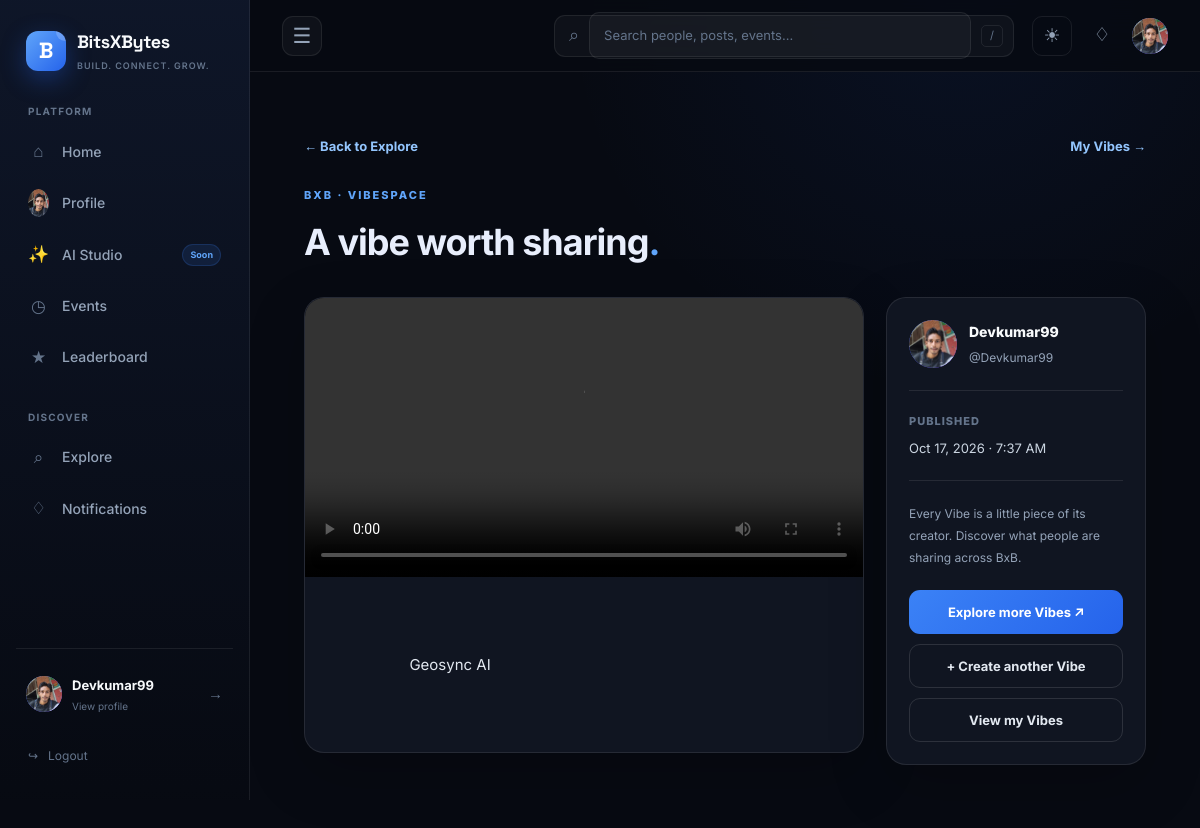
The app's page /vibespace/3/ (signed in) with its own data.
### users/models.py (models this page shows, shortened)
class User(AbstractUser):
    email = models.EmailField(unique=True)

### profiles/models.py (models this page shows, shortened)
class Profile(models.Model):
    user = models.OneToOneField(
        settings.AUTH_USER_MODEL,
        on_delete=models.CASCADE,
        related_name='profile'
    )
    avatar = models.ImageField(
        upload_to='avatars/',
        blank=True,
        null=True
    )
    bio = models.TextField(
        max_length=500,
        blank=True
    )
    college = models.CharField(
        max_length=150,
        blank=True
    )
    course = models.CharField(
        max_length=100,
        blank=True
    )
    year = models.PositiveSmallIntegerField(
        blank=True,
        null=True
    )
    skills = models.CharField(
        max_length=500,
        blank=True
    )
    interests = models.CharField(
        max_length=500,
        blank=True
    )
    github = models.URLField(
        blank=True
    )
    linkedin = models.URLField(
        blank=True
    )
    created_at = models.DateTimeField(
        auto_now_add=True
    )
    updated_at = models.DateTimeField(
        auto_now=True
    )

### vibespace/models.py (models this page shows, shortened)
class Vibe(models.Model):
    class TargetAudience(models.TextChoices):
        EVERYONE = "everyone", "Everyone"
        MY_CAMPUS = "my_campus", "My campus"
        STUDENTS = "students", "Students"
        DEVELOPERS = "developers", "Developers"
        DESIGNERS = "designers", "Designers"
        EVENT_PARTICIPANTS = (
            "event_participants",
            "Event participants",
        )
    author = models.ForeignKey(
        settings.AUTH_USER_MODEL,
        on_delete=models.CASCADE,
        related_name="vibes",
    )
    media = models.FileField(
        upload_to=vibe_upload_path,
        validators=[validate_vibe_media],
        max_length=255,
    )
    caption = models.CharField(max_length=500, blank=True)
    description = models.TextField(
        max_length=1500,
        blank=True,
    )
    tags = models.ManyToManyField(
        "VibeTag",
        blank=True,
        related_name="vibes",
    )
    is_campus_event = models.BooleanField(default=False)
    campus_event_name = models.CharField(
        max_length=200,
        blank=True,
    )
    target_audience = models.CharField(
        max_length=30,
        choices=TargetAudience.choices,
        default=TargetAudience.EVERYONE,
    )
    created_at = models.DateTimeField(
        auto_now_add=True,
        db_index=True,
    )
    is_public = models.BooleanField(default=True)
    class Meta:
        ordering = ["-created_at"]
    @property
    def is_video(self):
        return Path(self.media.name).suffix.lower() in VIDEO_EXTENSIONS

### vibespace/views.py (the view)
def vibe_detail(request, pk):
    vibe = get_object_or_404(
        Vibe.objects.select_related("author"),
        pk=pk,
    )
    if not vibe.is_public and vibe.author_id != request.user.id:
        from django.http import Http404
        raise Http404("Vibe not found.")
    return render(
        request,
        "vibespace/detail.html",
        {"vibe": vibe},
    )

### templates/vibespace/detail.html (shortened to what this page needs)
{% extends "base.html" %}
{% block content %}
<main class="vibe-detail-page">
    <div class="vibe-detail-top">
        <a href="{% url 'vibespace:explore' %}" class="vibe-back-link">
            ← Back to Explore
        </a>
        {% if request.user.is_authenticated and request.user.pk == vibe.author_id %}
            <a href="{% url 'vibespace:my_vibes' %}" class="vibe-back-link">
                My Vibes →
            </a>
        {% endif %}
    </div>
    <header>
        <span class="vibe-detail-label">BxB · VibeSpace</span>
        <h1 class="vibe-detail-heading">A vibe worth sharing<span style="color:#60a5fa">.</span></h1>
    </header>
    <div class="vibe-detail-layout">
        <article class="vibe-detail-card">
            <div class="vibe-detail-media">
                {% if vibe.is_video %}
                    <video controls playsinline preload="metadata">
                        <source src="{{ vibe.media.url }}">
                    </video>
                {% else %}
                    <img
                        src="{{ vibe.media.url }}"
                        alt="Vibe shared by {{ vibe.author.username }}"
                    >
                {% endif %}
            </div>
            <div class="vibe-detail-caption">
                {% if vibe.caption %}
                    {{ vibe.caption }}
                {% else %}
                    <span class="vibe-detail-caption-empty">
                        No caption — just the vibe.
                    </span>
                {% endif %}
            </div>
        </article>
        <aside class="vibe-detail-card vibe-detail-sidebar">
            <div class="vibe-author-row">
                <div class="vibe-author-avatar">
                    {% if vibe.author.profile.avatar %}
                        <img
                            src="{{ vibe.author.profile.avatar.url }}"
                            alt="{{ vibe.author.username }}'s profile picture"
                        >
                    {% else %}
                        {{ vibe.author.username|first|upper }}
                    {% endif %}
                </div>
                <div>
                    <div class="vibe-author-name">
                        {{ vibe.author.get_full_name|default:vibe.author.username }}
                    </div>
                    <div class="vibe-author-handle">
                        @{{ vibe.author.username }}
                    </div>
                </div>
            </div>
            <div class="vibe-detail-divider"></div>
            <div>
                <div class="vibe-detail-meta-label">Published</div>
                <div class="vibe-detail-date">
                    {{ vibe.created_at|date:"M j, Y · g:i A" }}
                </div>
            </div>
            <div class="vibe-detail-divider"></div>
            <p class="vibe-detail-note">
                Every Vibe is a little piece of its creator.
                Discover what people are sharing across BxB.
            </p>
            <div class="vibe-detail-actions">
                <a href="{% url 'vibespace:explore' %}"
                   class="vibe-detail-button vibe-detail-button-primary">
                    Explore more Vibes ↗
                </a>
                {% if request.user.is_authenticated and request.user.pk == vibe.author_id %}
                    <a href="{% url 'vibespace:create' %}"
                       class="vibe-detail-button">
                        + Create another Vibe
                    </a>
                {% endif %}
                {% if request.user.is_authenticated %}
                    <a href="{% url 'vibespace:my_vibes' %}"
                       class="vibe-detail-button">
                        View my Vibes
                    </a>
                {% endif %}
            </div>
        </aside>
    </div>
</main>
{% endblock %}

### templates/base.html (shortened to what this page needs)
{% load static %}
<!DOCTYPE html>
<html lang="en">
<link rel="stylesheet" href="{% static 'css/style.css' %}">
<head>
</head>
<body>
<div class="app-shell">
    <aside class="sidebar" id="bxb-sidebar">
        <a
            href="{% url 'feed' %}"
            class="brand"
        >
            <div class="brand-mark">
                <span>
                    B
                </span>
            </div>
            <div class="brand-text">
                <span class="brand-name">
                    BitsXBytes
                </span>
                <span class="brand-tagline">
                    Build. Connect. Grow.
                </span>
            </div>
        </a>
        <nav class="sidebar-nav">
            <div class="nav-section">
                <span class="nav-section-title">
                    PLATFORM
                </span>
                <a
                    href="{% url 'feed' %}"
                    class="
                        nav-item
                    "
                >
                    <span class="nav-item-icon">
                        ⌂
                    </span>
                    <span class="nav-item-label">
                        Home
                    </span>
                </a>
                {% if user.is_authenticated %}
                <a
                    href="{% url 'my_profile' %}"
                    class="
                        nav-item
                    "
                >
                    <span class="nav-item-icon profile-nav-avatar">
    {% if user.profile.avatar %}
        <img src="{{ user.profile.avatar.url }}" alt="My profile">
    {% else %}
        <span class="profile-nav-fallback">👤</span>
    {% endif %}
</span>
<span class="nav-item-label">
    Profile
</span>
                </a>
                {% endif %}
                <a
                    href="#"
                    class="nav-item"
                >
                    <span class="nav-item-icon">
                        ✨
                    </span>
                    <span class="nav-item-label">
                        AI Studio
                    </span>
                    <span class="nav-badge">
                        Soon
                    </span>
                </a>
<a
    href="/events/"
    class="
        nav-item
    "
>
    <span class="nav-item-icon">
        ◷
    </span>
    <span class="nav-item-label">
        Events
    </span>
</a>
                <a
                    href="#"
                    class="nav-item"
                >
                    <span class="nav-item-icon">
                        ★
                    </span>
                    <span class="nav-item-label">
                        Leaderboard
                    </span>
                </a>
            </div>
            <div class="nav-section">
                <span class="nav-section-title">
                    DISCOVER
                </span>
                <a
href="{% url 'vibespace:explore' %}"
                    class="nav-item"
                >
                    <span class="nav-item-icon">
                        ⌕
                    </span>
                    <span class="nav-item-label">
                        Explore
                    </span>
                </a>
                {% if user.is_authenticated %}
                <a
                    href="{% url 'notification_list' %}"
                    class="
                        nav-item
                    "
                >
                    <span class="nav-item-icon">
                        ♢
                    </span>
                    <span class="nav-item-label">
                        Notifications
                    </span>
                </a>
                {% endif %}
            </div>
        </nav>
        <div class="sidebar-bottom">
            {% if user.is_authenticated %}
            <a
                href="{% url 'my_profile' %}"
                class="sidebar-user"
            >
                <div class="avatar avatar-small">
                    {% if user.profile.avatar %}
                        <img
                            src="{{ user.profile.avatar.url }}"
                            alt="{{ user.username }}"
                        >
                    {% else %}
                        <span>
                            {{ user.username|first|upper }}
                        </span>
                    {% endif %}
                </div>
                <div class="sidebar-user-info">
                    <strong>
                        {{ user.username }}
                    </strong>
                    <span>
                        View profile
                    </span>
                </div>
                <span class="sidebar-user-arrow">
                    →
                </span>
            </a>
            <a
                href="{% url 'logout' %}"
                class="logout-link"
            >
                <span>
                    ↪
                </span>
                <span class="logout-label">Logout</span>
            </a>
            {% endif %}
        </div>
    </aside>
    <div class="main-area">
        <header class="topbar">
            <div class="topbar-leading">
                <button
                    type="button"
                    class="sidebar-toggle desktop-sidebar-toggle"
                    id="sidebar-toggle"
                    aria-label="Collapse sidebar"
                    aria-controls="bxb-sidebar"
                    aria-expanded="true"
                    title="Collapse sidebar"
                >
                    <span aria-hidden="true">☰</span>
                </button>
            </div>
            <form
                class="topbar-search"
                action="{% url 'search' %}"
                method="get"
                autocomplete="off"
            >
                <span class="search-icon">
                    ⌕
                </span>
                <input
                    type="text"
                    name="q"
                    placeholder="Search people, posts, events..."
                    id="global-search-input"
                    autocomplete="off"
                    aria-label="Search BitsXBytes"
                    aria-expanded="false"
                    aria-controls="search-suggestions"
                >
                <span class="search-shortcut">
                    /
                </span>
            </form>
            <div class="topbar-actions">
                <button
                    type="button"
                    class="theme-toggle"
                    id="theme-toggle"
                    title="Switch to light mode"
                    aria-label="Switch to light mode"
                    aria-pressed="false"
                >
                    <span id="theme-toggle-icon" aria-hidden="true">☀</span>
                </button>
                {% if user.is_authenticated %}
                <a
                    href="{% url 'notification_list' %}"
                    class="
                        topbar-icon-button
                        topbar-notification-link
                    "
                    title="Notifications"
                    aria-label="Notifications"
                >
                    ♢
                </a>
                <a
                    href="{% url 'my_profile' %}"
                    class="topbar-profile"
                    title="Profile"
                >
                    <div class="avatar avatar-small">
                        {% if user.profile.avatar %}
                            <img
                                src="{{ user.profile.avatar.url }}"
                                alt="{{ user.username }}"
                            >
                        {% else %}
                            <span>
                                {{ user.username|first|upper }}
                            </span>
                        {% endif %}
                    </div>
                </a>
                {% endif %}
            </div>
        </header>
        <main class="page-content">
            {% block content %}
            {% endblock %}
        </main>
    </div>
</div>
</body>
</html>

### records on screen
User: profile.avatar (picture), username "Devkumar99"
Vibe: caption "Geosync AI", author.profile.avatar (picture), author.get_full_name "Devkumar99", author.username "Devkumar99", created_at "Oct 17, 2026 · 7:37 AM"
